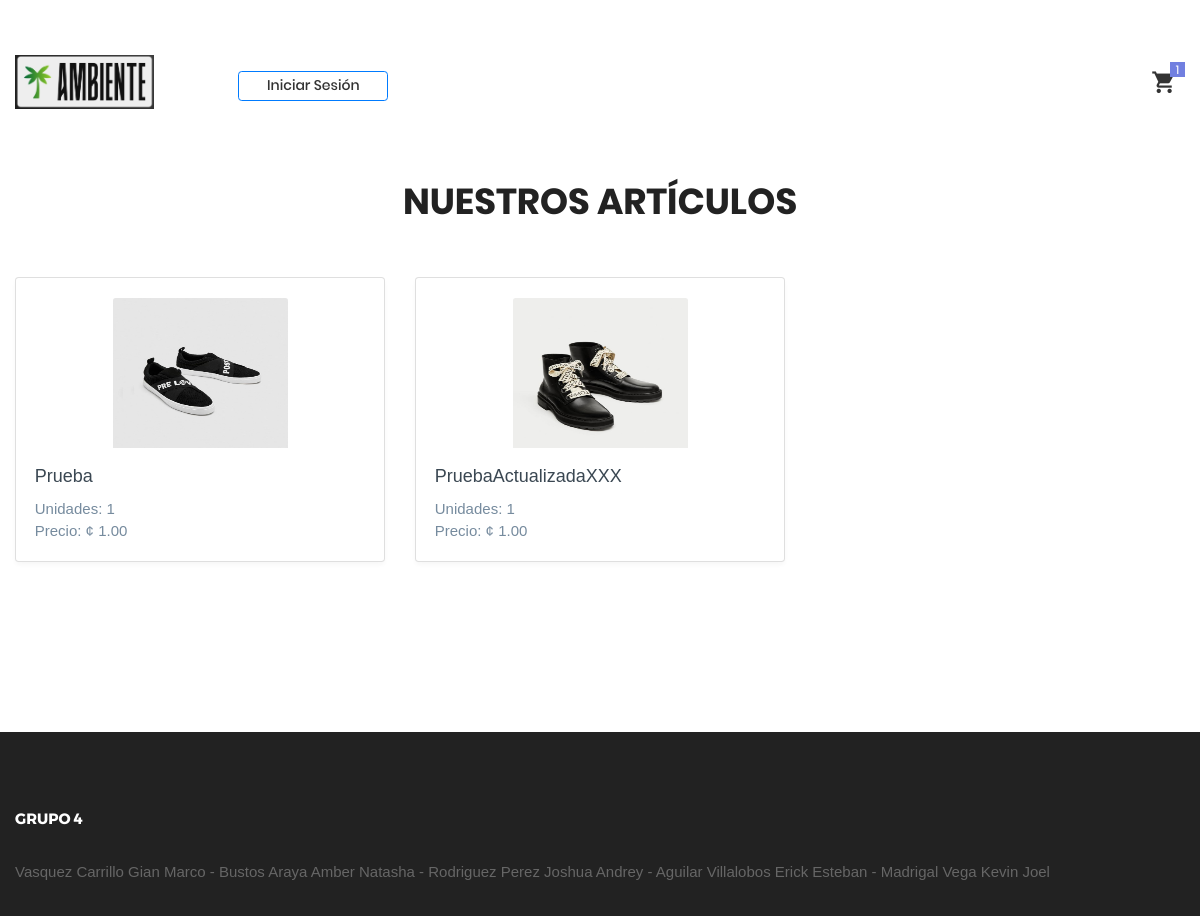
Screenshot of /View/Login/home.php with the database file from the repository.
### tables this page shows
CREATE TABLE `articulos` (
  `articuloID` int(11) NOT NULL AUTO_INCREMENT,
  `nombre` varchar(100) NOT NULL,
  `precio` decimal(10,2) NOT NULL,
  `cantidad` int(11) NOT NULL,
  `imagen` varchar(1000) NOT NULL,
  `categoriaID` int(11) NOT NULL,
  PRIMARY KEY (`articuloID`),
  KEY `categoriaID` (`categoriaID`),
  CONSTRAINT `articulos_ibfk_1` FOREIGN KEY (`categoriaID`) REFERENCES `categorias` (`categoriaID`)
);

### Model/ArticulosModel.php (called while the page is built, shortened)
<?php
function ConsultarArticulosModel()
{
    try
    {
        $enlace = AbrirBD();
        $sentencia = "CALL ConsultarArticulos()";
        $resultado = $enlace -> query($sentencia);
        return $resultado;
    }
    catch(Exception $ex)
    {
        return null;
    }
}
?>

### Controller/ArticulosController.php (called while the page is built, shortened)
<?php
include_once $_SERVER["DOCUMENT_ROOT"] . '/ProyectoAmbienteWeb/Model/ArticulosModel.php';
function ConsultarArticulos()
{
    return ConsultarArticulosModel();
}
?>

### View/Login/home.php (the view, shortened to what this page needs)
<?php
    include_once $_SERVER["DOCUMENT_ROOT"] . '/ProyectoAmbienteWeb/View/layout.php';
    include_once $_SERVER["DOCUMENT_ROOT"] . '/ProyectoAmbienteWeb/Controller/ArticulosController.php';
?>
<!DOCTYPE html>
<html lang="en">
<body class="animsition">
<section class="bg0 p-t-23 p-b-140">
    <div class="container">
        <div class="p-b-10">
            <h3 class="ltext-103 cl5" style="text-align: center;">
			<br/><br/>
                NUESTROS ARTÍCULOS
            </h3>
        </div>
		<br/><br/>
        <div class="row">
            <?php
                $articulos = ConsultarArticulos();
                while ($fila = mysqli_fetch_array($articulos)) {
                    echo '
                    <div class="col-lg-4 col-md-6 col-sm-12">
                        <div class="card">
                            <div style="text-align:center">
                                <img class="card-img-top" src="' . $fila["imagen"] . '" style="width:175px; height:150px; margin-top:20px">
                            </div>
                            <div class="card-body">
                                <h5 class="card-title">' . $fila["nombre"] . '</h5>
                                Unidades: ' . $fila["cantidad"] . ' <br/>
                                Precio: ¢ ' . number_format($fila["precio"], 2) . '
                                <br/>';
                                echo '</div>
                        </div>
                    </div>';
                }
            ?>
        </div>
    </div>
</section>
	<footer class="bg3 p-t-75 p-b-32">
    <div class="container">
                <h4 class="stext-301 cl0 p-b-30">
                    Grupo 4
                </h4>
                    <p>Vasquez Carrillo Gian Marco - Bustos Araya Amber Natasha - Rodriguez Perez Joshua Andrey - Aguilar Villalobos Erick Esteban - Madrigal Vega Kevin Joel</p>
            </div>
</footer>
</body>
</html>

### View/css/main.css (style rules this page uses)
.container { max-width: 1380px; }
@media (max-width: 1600px) { .container { max-width: 1200px; } }
.cl0 { color: #fff; }
.cl5 { color: #222; }
.stext-301 { font-family: Montserrat-Bold; font-size: 15px; line-height: 1.6; text-transform: uppercase; }
.ltext-103 { font-family: Poppins-Bold; font-size: 36px; line-height: 1.1; text-transform: uppercase; }
.bg0 { background-color: #fff; }
.bg3 { background-color: #222; }

### rows the page displays
articulos: imagen (picture), nombre "Prueba", cantidad "1", precio "1.00"
articulos: imagen (picture), nombre "PruebaActualizadaXXX", cantidad "1", precio "1.00"
